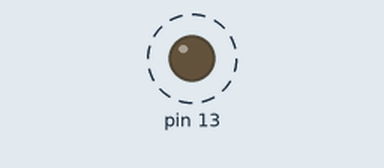
The sketch below on a simulated Arduino Uno, built with avr-gcc and run on an emulated ATmega328P. On the bench: output pins drawn as LEDs (lit = HIGH). Dashed ring = blinking.

Above: at 0.2 s.
Timing chart, 0 to 3.0 s (numbered marks = the images above):
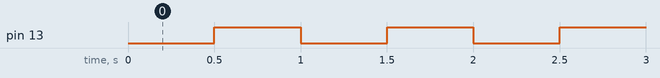

The sketch:

blink13.ino
```cpp
/**
 * Seeeduino XIAO - Blink demo
 * Link per installare la scheda
 * https://files.seeedstudio.com/arduino/package_seeeduino_boards_index.json
 *
 * pagina prodotto
 * https://wiki.seeedstudio.com/Seeeduino-XIAO/#analog-input-and-output
 */

void setup() {
  pinMode(13, OUTPUT);

}

void loop() {
  static byte stato;
  digitalWrite(13, stato);
  stato = !stato;
  delay(500);
}
```

Measured:
- by itself, pin 13: alternates HIGH for 0.50 s and LOW for 0.50 s
